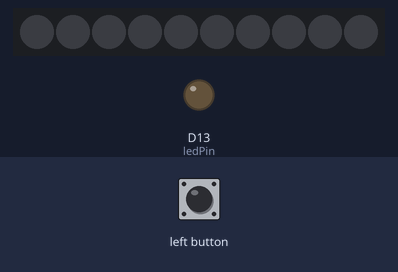
This sketch was run on a simulated Adafruit Circuit Playground Express. Parts: 10 RGB LEDs in strip order, left to right, output pins drawn as LEDs (lit = HIGH). The inputs (shaded band) are chosen by the test bench.

Above: at 1.2 s.
1.3 s: left button pressed for 0.15 s
At 2.1 s:
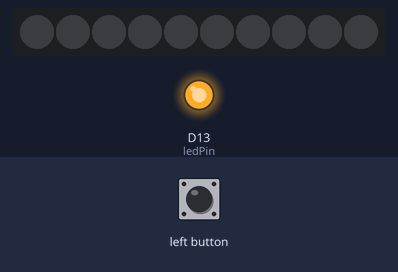
2.9 s: left button pressed for 1 s
At 3.3 s:
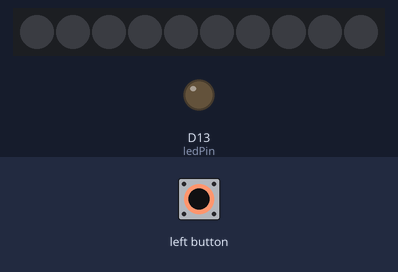
5.4 s: left button pressed for 3.2 s
At 6.4 s:
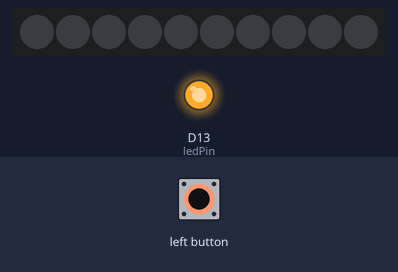
Timing chart, 0 to 8.4 s (numbered marks = the images above; inputs shaded):
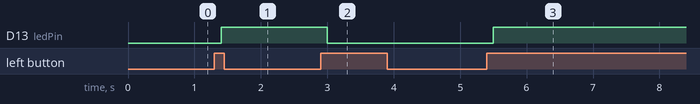

The sketch:

DebounceButton.ino
```cpp
#include<Adafruit_CircuitPlayground.h>

unsigned long previousMillis = 0;

int interval = 100;

bool ledState = false;

int ledPin = 13;

int buttonPin = 4;

bool buttonState;
bool lastButtonState = false;

void setup(){
  pinMode(ledPin, OUTPUT);
  pinMode(buttonPin, INPUT);
  CircuitPlayground.begin();
}

void loop() {
int buttonReading = digitalRead(buttonPin);

  if (buttonReading != lastButtonState){
    previousMillis = millis();
  }

  if (millis() - previousMillis >= interval) {
    if (buttonReading != buttonState){
      buttonState = buttonReading;
      if (buttonState == 1){
        ledState = !ledState;
      }
    }
  }
  digitalWrite(ledPin, ledState);
  lastButtonState = buttonReading;
}
```

Measured:
- after the input at 1.3 s, D13 (ledPin): LOW → HIGH after 0.10 s
- after the input at 2.9 s, D13 (ledPin): HIGH → LOW after 0.10 s
- after the input at 5.4 s, D13 (ledPin): LOW → HIGH after 0.10 s
